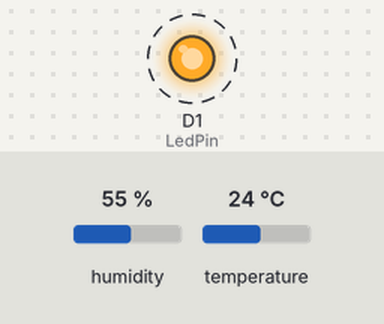
Simulated run of this sketch. Board: ESP8266 (NodeMCU). Shown: output pins drawn as LEDs (lit = HIGH). Dashed ring = blinking. The inputs (shaded band) are chosen by the test bench; at power-on: humidity 55 %, temperature 24 °C. WiFi joins after 1.5 s; servers stay silent unless stated; uploads are accepted with an empty reply; what the sketch prints to the serial monitor is not drawn.

Above: at 4.7 s.
Timing chart, 0 to 9.1 s (numbered marks = the images above):
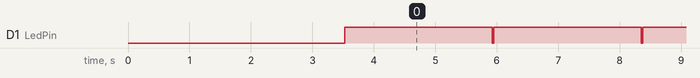

Measured:
- by itself, D1 (LedPin): alternates HIGH for 2.4 s and LOW for 0.02 s

The sketch:

sketch_feb14a.ino
```cpp
/*
 *goal: This programs will collect data from DHT12 sensor and post it in website
 *web : ifri-meteo.herokuapp.com
**/

#include <ESP8266WiFi.h>
#include <WiFiClient.h>
#include <ESP8266WebServer.h>
#include <ESP8266HTTPClient.h>
#include "DHT.h"

//sensor config
#define DHTTYPE DHT11
uint8_t DHTPin = D4;
// Initialize DHT sensor
DHT dht(DHTPin, DHTTYPE);

//Led
uint8_t LedPin = D1;

//Enter your wifi credentials
const char *ssid = "your_wifi_ssid";
const char *password = "sour_wifi_pass";

//Web server on which we're going to save data
String host = "http://ifri-meteo.herokuapp.com/iot_reader/index.php";

//Others data
String stationZone = "Calavi";
String temperature = "";
String humidite = "";
String vent = "NaN";
String luminosite = "NaN";
String postData = "";


void setup() {
  delay(1000);
  Serial.begin(57600);
  //Prevents reconnection issue (taking too long to connect)
  WiFi.mode(WIFI_OFF);
  delay(1000);
  //This line hides the viewing of ESP as wifi hotspot
  WiFi.mode(WIFI_STA);

  //Connect to our wifi
  WiFi.begin(ssid, password);

  Serial.println("\n\nConnecting ...");
  // Wait for connection
  while (WiFi.status() != WL_CONNECTED) {
    delay(250);
    Serial.print(".");
  }

  //connection successful
  Serial.print("\r\n");
  Serial.print("Connected to:\t");
  Serial.println(WiFi.SSID());
  Serial.print("IP Adresse:\t");
  Serial.println(WiFi.localIP());

  //init sensor
  pinMode(DHTPin, INPUT);
  pinMode(LedPin, OUTPUT);
  digitalWrite(LedPin, LOW);
  dht.begin();
}


void loop() {
  HTTPClient http;
  WiFiClient wifiClient;

  //read sensor
  temperature.concat(dht.readTemperature());
  int humRounded = dht.readHumidity();
  humidite.concat(humRounded);
  digitalWrite(LedPin, HIGH);

  //Post Data
  postData = "lieu=" + stationZone + "&temperature=" + temperature + "&humidite=" + humidite + "&luminosite=" + luminosite + "&vent=" + vent;

  //Specify request destination
  http.begin(wifiClient, host+"?"+postData);

  //Send the request
  int httpCode = http.GET();

  // httpCode will be negative if an error occur
  if (httpCode > 0) {
    Serial.printf("[HTTP] POST... code: %d\n", httpCode);

    // file found at server
    if (httpCode == HTTP_CODE_OK) {
      const String& payload = http.getString();
      Serial.println("received payload:\n<<");
      Serial.println(payload);
      Serial.println(">>");
    }
  }
  else {
    Serial.printf("[HTTP] POST... failed, error: %s\n", http.errorToString(httpCode).c_str());
  }
  http.end();

  //Post Data at every 5 secondss
  delay(1000);
  digitalWrite(LedPin, LOW);
}
//=======================================================================
```
